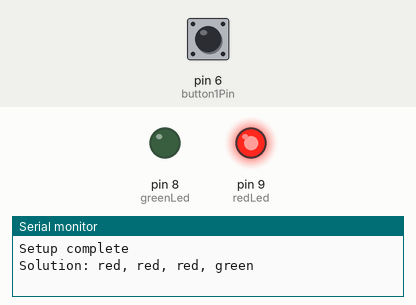
Simulated run of this sketch. Board: Arduino Uno, built with avr-gcc and run on an emulated ATmega328P. Shown: output pins drawn as LEDs (lit = HIGH), the last lines printed to the serial monitor. The test bench sets the inputs (shaded band); at power-on: pin 6 (button1Pin) HIGH. Random numbers use the default seed unless the sketch sets one.

Above: at 0.1 s.
At 15.1 s:
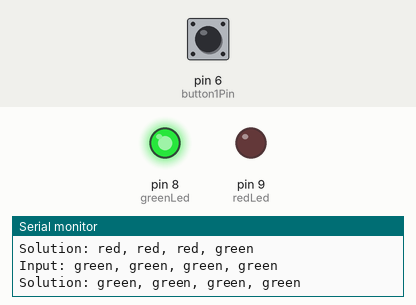
At 34.1 s:
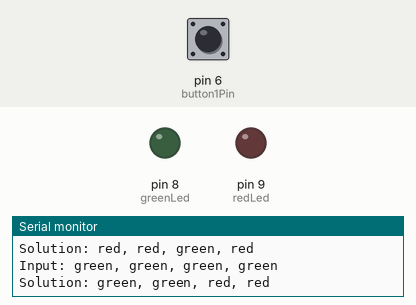
Timing chart, 0 to 40.0 s (numbered marks = the images above):
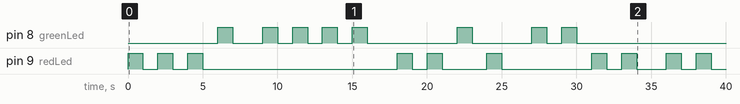

Measured:
- by itself, pin 8 (greenLed): LOW → HIGH at 6.0 s, → LOW 1.0 s later, → HIGH 2.0 s later, → LOW 1.0 s later, … (16 changes in this stretch)
- by itself, pin 9 (redLed): LOW → HIGH at 0.00 s, → LOW 1.0 s later, → HIGH 1.0 s later, → LOW 1.0 s later, … (20 changes in this stretch)

The sketch:

memo_game.ino
```cpp
int greenLed = 8;
int redLed = 9;
int switchPin = 10;
int button1Pin = 6;
int button2Pin = 5;
int runs = 0;

#include <time.h>

using namespace std;

void setup() {
  pinMode(greenLed, OUTPUT);
  pinMode(switchPin, INPUT);
  pinMode(redLed, OUTPUT);
  pinMode(button1Pin, INPUT);
  pinMode(button2Pin, INPUT);
  Serial.begin(9600);
  Serial.println("Setup complete");
}

void loop() {
  bool * solution;
  solution = getSolution();
  logSolution(solution);
  outputSolution(solution);
  delay(1000);
  bool * input;
  input = getInputs();
  logInput(input);
}

bool * getSolution() {
   static bool solution[4];

   for (int i = 0; i < 4; ++i) {
      solution[i] = 0 == (rand() % 2);
   }

   return solution;
}

void logSolution(bool solution[]) {
  Serial.print("Solution: ");
  Serial.print(solution[0] ? "green" : "red");
  Serial.print(", ");
  Serial.print(solution[1] ? "green" : "red");
  Serial.print(", ");
  Serial.print(solution[2] ? "green" : "red");
  Serial.print(", ");
  Serial.println(solution[3] ? "green" : "red");
}

void outputSolution(bool solution[]) {
  for (int i = 0; i < 4; i++) {
    if (solution[i]) {
      green();
      delay(1000 - runs*10);
      off();
    } else {
      red();
      delay(1000 - runs*10);
      off();
    }
    delay(1000 - runs*10);
  }
}

bool * getInputs() {
  while(digitalRead(button1Pin) == LOW && digitalRead(button2Pin) == LOW){};
  bool input1 = getInput();
  while(digitalRead(button1Pin) == LOW && digitalRead(button2Pin) == LOW){};
  bool input2 = getInput();
  while(digitalRead(button1Pin) == LOW && digitalRead(button2Pin) == LOW){};
  bool input3 = getInput();
  while(digitalRead(button1Pin) == LOW && digitalRead(button2Pin) == LOW){};
  bool input4 = getInput();

  static bool input[4] = {input1, input2, input3, input4};

  return input;
}

bool getInput() {
  bool input;
  if (digitalRead(button1Pin == HIGH)) {
    input = true;
    while(digitalRead(button1Pin) == HIGH){};
  } else if (digitalRead(button2Pin == HIGH)) {
    input = true;
    while(digitalRead(button2Pin) == HIGH){};
  }

  return input;
}

void logInput(bool input[]) {
  Serial.print("Input: ");
  Serial.print(input[0] ? "green" : "red");
  Serial.print(", ");
  Serial.print(input[1] ? "green" : "red");
  Serial.print(", ");
  Serial.print(input[2] ? "green" : "red");
  Serial.print(", ");
  Serial.println(input[3] ? "green" : "red");
}

void green() {
  digitalWrite(redLed, LOW);
  digitalWrite(greenLed, HIGH);
}

void red() {
  digitalWrite(greenLed, LOW);
  digitalWrite(redLed, HIGH);
}

void orange() {
  digitalWrite(redLed, HIGH);
  digitalWrite(greenLed, HIGH);
}

void off() {
   digitalWrite(redLed, LOW);
   digitalWrite(greenLed, LOW);
}
```
